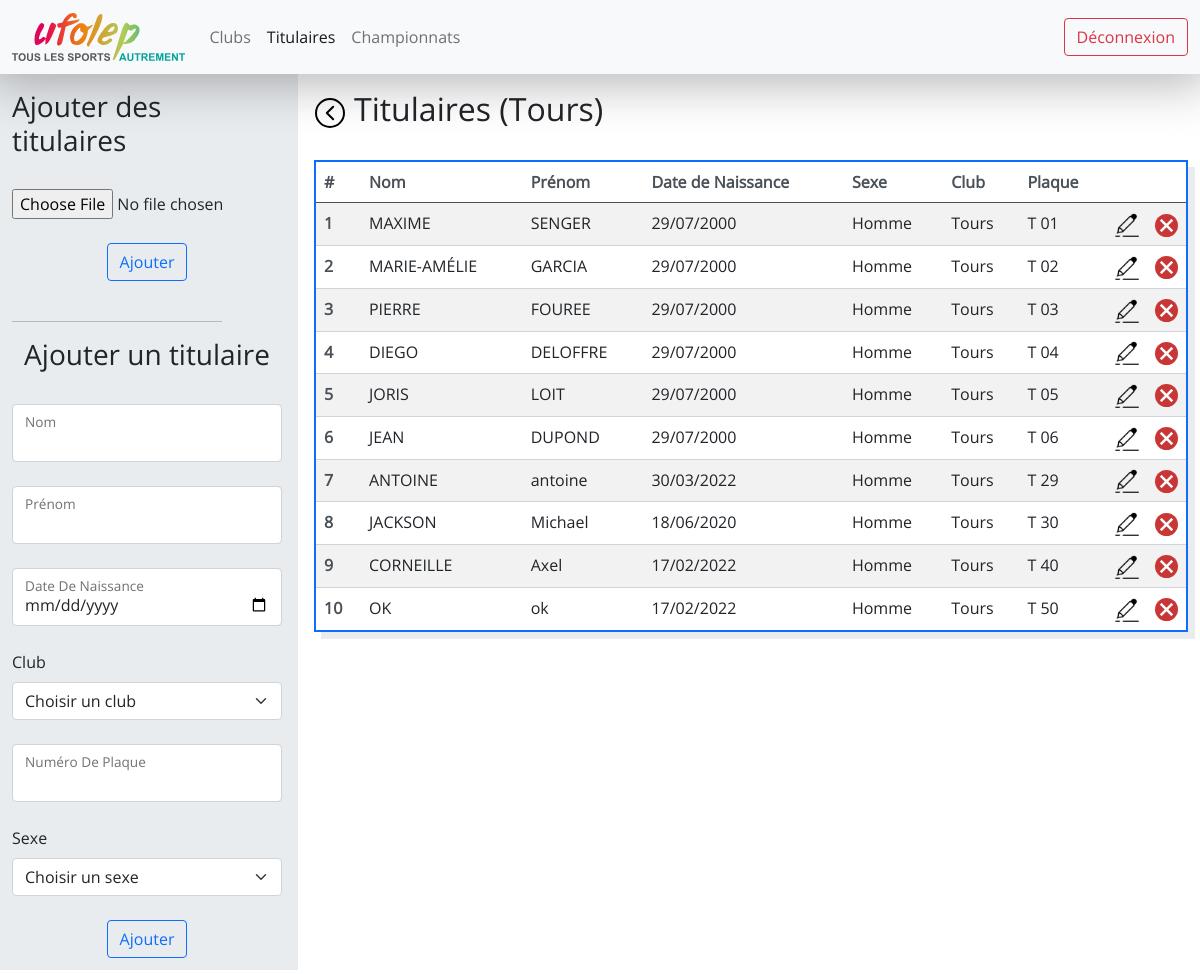
Page /titulaires/tours/ (signed in) on the committed database.
### website/models.py (models this page shows)
class Club(db.Model) :
    __tablename__ = "club"
    id = db.Column(db.Integer, primary_key=True)
    ville = db.Column(db.String(100), unique=True, nullable=False)
    initiales = db.Column(db.String(5), unique=True, nullable=False)
    titulaires = db.relationship('Titulaire', backref='club', lazy=True)
    etapes = db.relationship('Etape', backref='club', lazy=True)

class Titulaire(db.Model) :
    __tablename__ = "titulaire"
    id = db.Column(db.Integer, primary_key=True)
    nom = db.Column(db.String(100), nullable=False)
    prenom = db.Column(db.String(100), nullable=False)
    date_naissance = db.Column(db.Date, nullable=False)
    numero_plaque = db.Column(db.String(2), nullable=False)
    club_id = db.Column(db.Integer, db.ForeignKey('club.id'), nullable=False)
    sexe_id = db.Column(db.Integer, db.ForeignKey('sexe.id'), nullable=False)
    manches = db.relationship('Participant_manche', backref='titulaire', lazy=True)

class Sexe(db.Model) :
    __tablename__ = "sexe"
    id = db.Column(db.Integer, primary_key=True)
    denomination = db.Column(db.String(20), unique=True, nullable=False)
    titulaires = db.relationship('Titulaire', backref='sexe', lazy=True)

### website/views.py (the view)
@views.route('/titulaires/<club_ville>/')
@login_required
def titulaires_by_ville(club_ville) :
    club = Club.query.filter_by(ville=club_ville).first()
    titulaires = get_titulaires_dict(Titulaire.query.filter_by(club_id = club.id).all())
    clubs = Club.query.all()
    sexes = Sexe.query.all()
    return render_template("titulaires.html", title=club.ville[0].upper() + club.ville[1:], titulaires=titulaires, clubs=clubs, sexes=sexes)

### app.py (called while the page is built)
@app.teardown_appcontext
def shutdown_session(exception=None):
    db.session.remove()

### website/__init__.py (called while the page is built)
def create_app() :
    app = Flask(__name__)
    app.config["SECRET_KEY"] = "ti=his is a test"
    app.config['SQLALCHEMY_DATABASE_URI'] = 'sqlite:///database.db'
    app.config['SQLALCHEMY_TRACK_MODIFICATIONS'] = True
    db.init_app(app)
    login_manager = LoginManager()
    login_manager.login_view = "auth.login"
    login_manager.init_app(app)
    from .models import User
    @login_manager.user_loader
    def load_user(user_id) :
        return User.query.get(int(user_id))
    from .views import views
    from .auth import auth
    app.register_blueprint(views, url_prefix="/")
    app.register_blueprint(auth, url_prefix="/")
    db.create_all(app=app)
    return app

### website/views.py (called while the page is built)
def get_titulaires_dict(titulaires) :
    to_return = []
    for titulaire in titulaires :
        club = Club.query.filter_by(id=titulaire.club_id).first()
        sexe = Sexe.query.filter_by(id=titulaire.sexe_id).first()
        to_return.append({
            "id": titulaire.id,
            "nom": titulaire.nom,
            "prenom": titulaire.prenom,
            "date_naissance": titulaire.date_naissance.strftime("%d/%m/%Y"),
            "club": club.ville[0].upper() + club.ville[1:],
            "sexe": sexe.denomination,
            "plaque": club.initiales.upper() + " " + str(titulaire.numero_plaque),
        })
    return to_return

### website/templates/titulaires.html (shortened to what this page needs)
{% extends "logged.html" %}
{% block logged_css %}
<link
    href="{{ url_for('static', filename='titulaires.css') }}"
    rel="stylesheet"
>
{% endblock %}
{% block left_col %}
<form class="" method="POST" action="/add_titulaires/" enctype="multipart/form-data">
    <div class="title horizontal-flex mb-4">
        <h3>Ajouter des titulaires</h3>
    </div>
     <div class="form-floating mb-4">
        <input type="file" name="xls" accept=".xls">
     </div>
       <div class="horizontal-flex">
        <button type="submit" class="btn btn-outline-primary">Ajouter</button>
    </div>
    <br>
    <HR ALIGN=CENTER WIDTH="210">
</form>
<form class="" method="post">
    <div class="title horizontal-flex mb-4">
        <h3>Ajouter un titulaire</h3>
    </div>
    <div class="form-floating mb-4">
        <input type="text" class="form-control {% if name %}is-invalid{% endif %}" id="name" name="name">
        <label for="name">Nom</label>
    </div>
    <div class="form-floating mb-4">
        <input type="text" class="form-control {% if surname %}is-invalid{% endif %}" id="surname" name="surname">
        <label for="surname" class="form-label">Prénom</label>
    </div>
    <div class="form-floating mb-4">
        <input type="date" class="form-control {% if birthDate %}is-invalid{% endif %}" id="birthDate" name="birthDate">
        <label for="birthDate" class="form-label">Date De Naissance</label>
    </div>
    <div class="mb-4">
        <label for="club" class="form-label">Club</label>
        <select id="club" name="clubId" class="form-select {% if clubId %}is-invalid{% endif %}">
            <option value="none" selected>Choisir un club</option>
        </select>
    </div>
    <div class="form-floating mb-4">
        <input type="number" class="form-control {% if plaqueNb %}is-invalid{% endif %}" id="plaqueNb" name="plaqueNb">
        <label for="plaqueNb" class="form-label">Numéro De Plaque</label>
    </div>
    <div class="mb-4">
        <label for="sexe" class="form-label">Sexe</label>
        <select id="sexe" name="sexeId" class="form-select {% if sexeId %}is-invalid{% endif %}">
            <option value="none" selected>Choisir un sexe</option>
        </select>
    </div>
    <div class="horizontal-flex">
        <button type="submit" class="btn btn-outline-primary">Ajouter</button>
    </div>
</form>
{% endblock %}
{% block right_col %}
<div class="title mb-4">
    {% if title != "tous" %}
    <div class="center-flex me-2">
        <a href="{{ url_for('views.clubs') }}"><img class="back" src="{{ url_for('static', filename='back.svg') }}" alt="Retour"></a>
    </div>
    {% endif %}
    <h2>Titulaires ({{ title }})</h2>
</div>
<table class="table table-striped table-hover">
    <thead>
        <tr>
            <th scope="col">#</th>
            <th scope="col">Nom</th>
            <th scope="col">Prénom</th>
            <th scope="col">Date de Naissance</th>
            <th scope="col">Sexe</th>
            <th scope="col">Club</th>
            <th scope="col">Plaque</th>
            <th scope="col"></th>
            <th scope="col"></th>
        </tr>
    </thead>
    <tbody>
        {% for titulaire in titulaires %}
        <tr>
            <th scope="row">{{ loop.index }}</th>
            <td contenteditable="false">{{ titulaire.nom }}</td>
            <td contenteditable="false">{{ titulaire.prenom }}</td>
            <td> {{titulaire.date_naissance}} </td>
            <td contenteditable="false">{{ titulaire.sexe }}</td>
            <td contenteditable="false">{{ titulaire.club }}</td>
            <td contenteditable="false">{{ titulaire.plaque }}</td>
            <td class="img"><a class="p{{loop.index}}" onclick="showEditForm(event, {{ titulaire }})"><img src="{{ url_for('static', filename='edit.png') }}" alt="Modifier"></a></td>
            <td class="img"><a onclick="delete_titulaire({{ titulaire.id }}, event)"><img src="{{ url_for('static', filename='delete.svg') }}" alt="Supprimer"></a></td>
        </tr>
        {% endfor %}
    </tbody>
</table>
{% endblock %}

### website/templates/logged.html (shortened to what this page needs)
{% extends "base.html" %}
{% block custom_css %}
<link
    href="{{ url_for('static', filename='navbar.css')}}"
    rel="stylesheet"
>
<link
    href="{{ url_for('static', filename='logged.css')}}"
    rel="stylesheet"
>
{% block logged_css %}{% endblock %}
{% endblock %}
{% block page_content %}
    {% include 'navbar.html' %}
    <div class="row px-2">
        <div class="col-xxl-2 col-xl-3 col-lg-4 col-md-4 col-sm-4 col-4 left-main-col pt-3">
            {% block left_col %}{% endblock %}
        </div>
        <div class="col-xxl-10 col-xl-9 col-lg-8 col-md-8 col-sm-8 col-8 right-main-col pt-3">
            {% block right_col %}{% endblock %}
        </div>
    </div>
{% endblock %}

### website/templates/base.html (shortened to what this page needs)
<!DOCTYPE html>
<html lang="fr" dir="ltr">
    <head>
        <link
            href="{{ url_for('static', filename='main.css') }}"
            rel="stylesheet"
        >
        <link
            href="{{ url_for('static', filename='bootstrap.min.css')}}"
            rel="stylesheet"
        >
        <link
            href="{{ url_for('static', filename='aos.css')}}"
            rel="stylesheet"
        >
        {% block custom_css %}{% endblock %}
    </head>
    <body>
        {% block page_content %}
        {% endblock %}
    </body>
</html>

### website/templates/navbar.html
<nav class="navbar navbar-expand-lg navbar-light bg-light">
    <div class="container-fluid">
        <a class="navbar-brand" href="{{ url_for('views.home') }}">
            <img class="logo" src="{{ url_for('static', filename='logo.svg') }}" alt="UFOLEP">
        </a>
        <div class="collapse navbar-collapse">
            <ul class="navbar-nav me-auto mb-2 mb-lg-0">
                <li class="nav-item">
                    <a id="clubs" class="nav-link" href="{{ url_for('views.clubs') }}">Clubs</a>
                </li>
                <li class="nav-item">
                    <a id="titulaires" class="nav-link" href="{{ url_for('views.titulaires') }}">Titulaires</a>
                </li>
                <li class="nav-item">
                    <a id="championnats" class="nav-link" href="{{ url_for('views.championnats') }}">Championnats</a>
                </li>
            </ul>
            <ul class="navbar-nav ms-auto">
                <li class="nav-item">
                    <a class="btn btn-outline-danger" href="{{ url_for('auth.logout') }}">Déconnexion</a>
                </li>
            </ul>
        </div>
    </div>
</nav>

### website/static/main.css (style rules this page uses)
* { padding: 0; margin: 0; }
html, body { font-family: open-sans; overflow: hidden; }
select { font-family: open-sans; }
.center-flex { display: flex; align-items: center; justify-content: center; }
.horizontal-flex { display: flex; justify-content: center; }
img.back { height: 2rem; }
.table { box-shadow: 7px 7px 0 0 var(--bs-gray-200); border: 2px solid var(--bs-blue) !important; }
.table th { color: var(--bs-gray-700); border-color: var(--bs-gray-400); }
.table td { border-color: var(--bs-gray-400); }

### website/static/navbar.css (style rules this page uses)
.navbar { -webkit-box-shadow: 0px 0px 50px 10px rgba(0,0,0,0.29); box-shadow: 0px 0px 50px 10px rgba(0,0,0,0.29); }
.logo { height: 3rem; overflow: hidden; }

### website/static/logged.css (style rules this page uses)
.left-main-col { overflow-x: hidden; overflow-y: scroll visible; background-color: var(--bs-gray-200); height: 92vh; padding: 1rem; }
.right-main-col { height: 90vh; padding: 1rem; overflow-x: hidden; overflow-y: scroll visible; }

### website/static/titulaires.css (style rules this page uses)
.title { display: flex; }
td.img { width: 2.5rem; cursor: pointer; }
td.img img { height: auto; max-width: 100%; }

### rows in the picture
Club: ville "Tours"
Titulaire: nom "MAXIME", prenom "SENGER"
Sexe: sexe "Homme" "Homme" "Homme" "Homme" "Homme" "Homme" "Homme" "Homme" "Homme" "Homme"
Titulaire: nom "MARIE-AMÉLIE", prenom "GARCIA"
Titulaire: nom "PIERRE", prenom "FOUREE"
Titulaire: nom "DIEGO", prenom "DELOFFRE"
Titulaire: nom "JORIS", prenom "LOIT"
Titulaire: nom "JEAN", prenom "DUPOND"
Titulaire: nom "ANTOINE", prenom "antoine"
Titulaire: nom "JACKSON", prenom "Michael"
Titulaire: nom "CORNEILLE", prenom "Axel"
Titulaire: nom "OK", prenom "ok"

### other values in the picture
{{ titulaire.date_naissance }} "29/07/2000" "29/07/2000" "29/07/2000" "29/07/2000" "29/07/2000" "29/07/2000" "30/03/2022" "18/06/2020" "17/02/2022" "17/02/2022"
{{ titulaire.club }} "Tours" "Tours" "Tours" "Tours" "Tours" "Tours" "Tours" "Tours" "Tours" "Tours"
{{ titulaire.plaque }} "T 01" "T 02" "T 03" "T 04" "T 05" "T 06" "T 29" "T 30" "T 40" "T 50"
